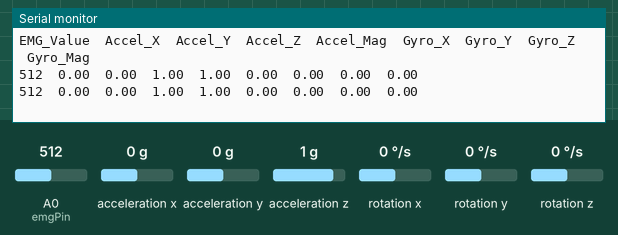
Simulated run of this sketch. Board: Arduino Uno, built with avr-gcc and run on an emulated ATmega328P. Parts: the last lines printed to the serial monitor. The test bench sets the inputs (shaded band); at power-on: acceleration x 0 g, A0 (emgPin) = 512, acceleration y 0 g, acceleration z 1 g, rotation x 0 °/s, rotation y 0 °/s, rotation z 0 °/s.

Above: at 3.2 s.
3.3 s: acceleration x set to -1.4 g
At 4.6 s:
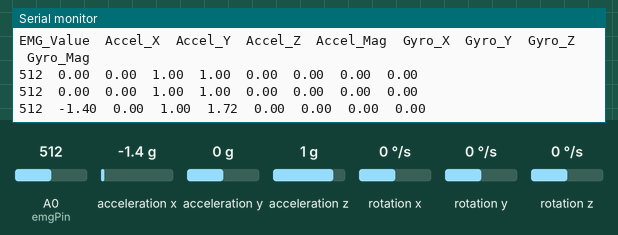
4.8 s: A0 (emgPin) set to 716
At 5.8 s:
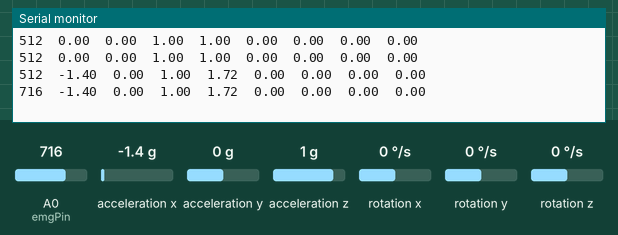
6.3 s: acceleration y set to -1.4 g
At 7.6 s:
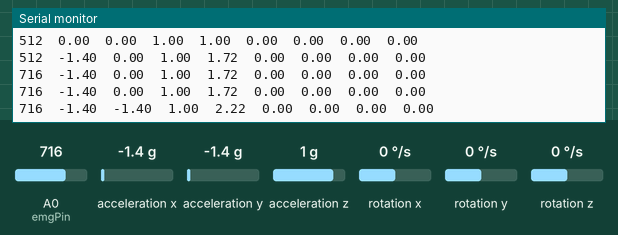
7.8 s: acceleration z set to -1.4 g
At 8.9 s:
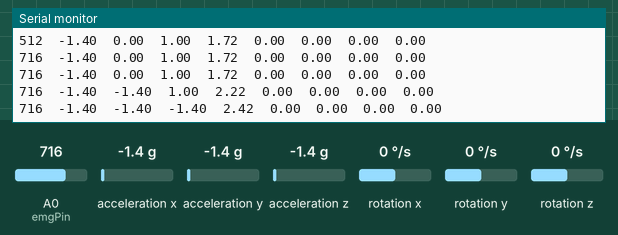
9.3 s: A0 (emgPin) set to 992
At 10.6 s:
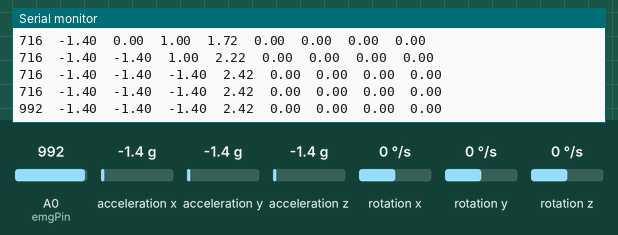
10.8 s: rotation x set to -192 °/s
At 11.9 s:
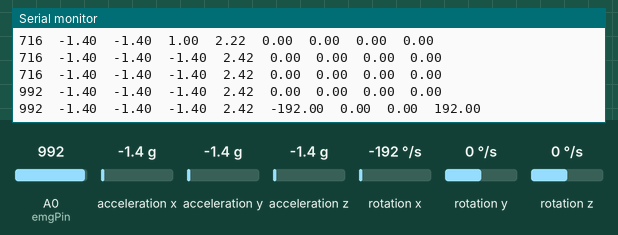
Timing chart, 0 to 13.3 s (numbered marks = the images above; inputs shaded):
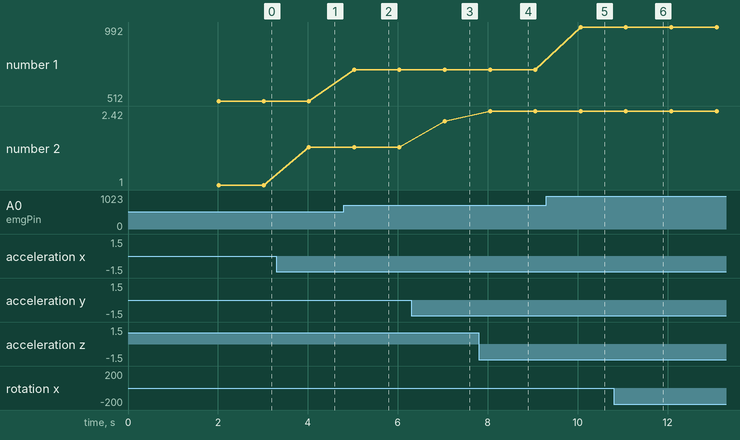

Measured:
- after the input at 3.3 s, the serial monitor: prints a new line after 0.72 s (image 1)
- after the input at 4.8 s, the serial monitor: prints a new line after 0.23 s (image 2)
- after the input at 6.3 s, the serial monitor: prints a new line after 0.74 s (image 3)
- after the input at 7.8 s, the serial monitor: prints a new line after 0.25 s (image 4)
- after the input at 9.3 s, the serial monitor: prints a new line after 0.77 s (image 5)
- after the input at 10.8 s, the serial monitor: prints a new line after 0.27 s (image 6)
- plotted number 1: 512 → 716 after the input at 4.8 s, 716 → 992 after the input at 9.3 s
- plotted number 2: 1 → 1.72 after the input at 3.3 s, 1.72 → 2.22 after the input at 6.3 s, 2.22 → 2.42 after the input at 7.8 s

The sketch:

aurdino_uno_code.ino
```cpp
//aurdino uno code 1

#include <Wire.h>
#include <MPU9250_asukiaaa.h>

MPU9250_asukiaaa mySensor;

const int emgPin = A0; // Analog pin for EMG signal input
int readingCount = 0;  // Counter to track readings

void setup() {
  Serial.begin(115200);

  // Setup I2C for Arduino Uno (A4 = SDA, A5 = SCL)
  Wire.begin();
  mySensor.setWire(&Wire);

  // Check MPU9250 ID
  uint8_t id;
  mySensor.readId(&id);
  if (id == 0xFF || id == 0x00) {
    Serial.println("ERROR: MPU9250 not detected. Please check wiring.");
    while (1); // Halt system
  }

  // Initialize accelerometer and gyroscope
  mySensor.beginAccel();
  mySensor.beginGyro();

  delay(2000); // Let sensors stabilize

  // Initial header
  printHeader();
}

void loop() {
  // Read EMG signal (0–1023 analog)
  int emgValue = analogRead(emgPin);

  // Update MPU9250 sensor readings
  mySensor.accelUpdate();
  mySensor.gyroUpdate();

  // Get Accelerometer Data (in g)
  float ax = mySensor.accelX();
  float ay = mySensor.accelY();
  float az = mySensor.accelZ();
  float accelMag = sqrt(ax * ax + ay * ay + az * az);

  // Get Gyroscope Data (in deg/s)
  float gx = mySensor.gyroX();
  float gy = mySensor.gyroY();
  float gz = mySensor.gyroZ();
  float gyroMag = sqrt(gx * gx + gy * gy + gz * gz);

  // Print header every 15 readings
  if (readingCount % 15 == 0) {
    printHeader();
  }

  // Print data in tab-separated columns
  Serial.print(emgValue); Serial.print("\t");
  Serial.print(ax, 2);    Serial.print("\t");
  Serial.print(ay, 2);    Serial.print("\t");
  Serial.print(az, 2);    Serial.print("\t");
  Serial.print(accelMag, 2); Serial.print("\t");
  Serial.print(gx, 2);    Serial.print("\t");
  Serial.print(gy, 2);    Serial.print("\t");
  Serial.print(gz, 2);    Serial.print("\t");
  Serial.println(gyroMag, 2);

  readingCount++;
  delay(1000); // ~1Hz sampling rate
}

void printHeader() {
  Serial.println("EMG_Value\tAccel_X\tAccel_Y\tAccel_Z\tAccel_Mag\tGyro_X\tGyro_Y\tGyro_Z\tGyro_Mag");
}
```
